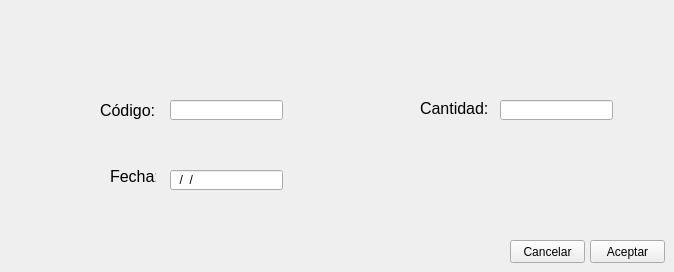
    <widget class="QWidget" name="ventaproductos">
     <property name="windowTitle">
      <string>Venta de productos</string>
     </property>
     <widget class="QPushButton" name="buttoncancelarven">
      <property name="geometry">
       <rect>
        <x>510</x>
        <y>240</y>
        <width>75</width>
        <height>23</height>
       </rect>
      </property>
      <property name="styleSheet">
       <string notr="true">color: rgb(0, 0, 0);</string>
      </property>
      <property name="text">
       <string>Cancelar</string>
      </property>
     </widget>
     <widget class="QPushButton" name="buttonaceptarven">
      <property name="geometry">
       <rect>
        <x>590</x>
        <y>240</y>
        <width>75</width>
        <height>23</height>
       </rect>
      </property>
      <property name="styleSheet">
       <string notr="true">color: rgb(0, 0, 0);</string>
      </property>
      <property name="text">
       <string>Aceptar</string>
      </property>
     </widget>
     <widget class="QLineEdit" name="linecodigo">
      <property name="geometry">
       <rect>
        <x>170</x>
        <y>100</y>
        <width>113</width>
        <height>20</height>
       </rect>
      </property>
      <property name="maxLength">
       <number>13</number>
      </property>
     </widget>
     <widget class="QLineEdit" name="linecantidad">
      <property name="geometry">
       <rect>
        <x>500</x>
        <y>100</y>
        <width>113</width>
        <height>20</height>
       </rect>
      </property>
      <property name="maxLength">
       <number>6</number>
      </property>
     </widget>
     <widget class="QLabel" name="lebel_8">
      <property name="geometry">
       <rect>
        <x>100</x>
        <y>100</y>
        <width>61</width>
        <height>21</height>
       </rect>
      </property>
      <property name="font">
       <font>
        <pointsize>12</pointsize>
       </font>
      </property>
      <property name="text">
       <string>Código:</string>
      </property>
     </widget>
     <widget class="QLabel" name="label_9">
      <property name="geometry">
       <rect>
        <x>420</x>
        <y>100</y>
        <width>81</width>
        <height>16</height>
       </rect>
      </property>
      <property name="font">
       <font>
        <pointsize>12</pointsize>
       </font>
      </property>
      <property name="text">
       <string>Cantidad:</string>
      </property>
     </widget>
     <widget class="QLineEdit" name="linefechaven">
      <property name="geometry">
       <rect>
        <x>170</x>
        <y>170</y>
        <width>113</width>
        <height>20</height>
       </rect>
      </property>
      <property name="inputMask">
       <string>##/##/####; </string>
      </property>
     </widget>
     <widget class="QLabel" name="label_22">
      <property name="geometry">
       <rect>
        <x>110</x>
        <y>170</y>
        <width>46</width>
        <height>13</height>
       </rect>
      </property>
      <property name="font">
       <font>
        <pointsize>12</pointsize>
       </font>
      </property>
      <property name="text">
       <string>Fecha:</string>
      </property>
     </widget>
    </widget>
